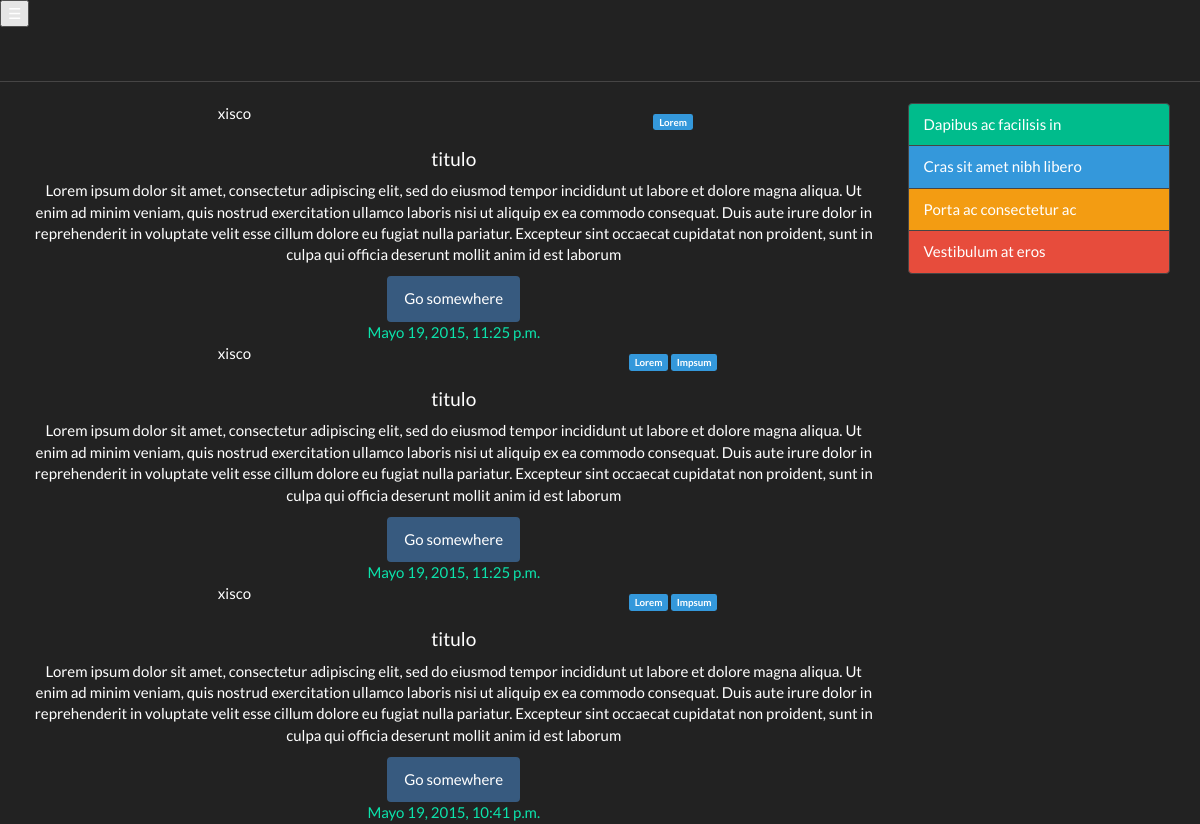
The app's page /, older data.
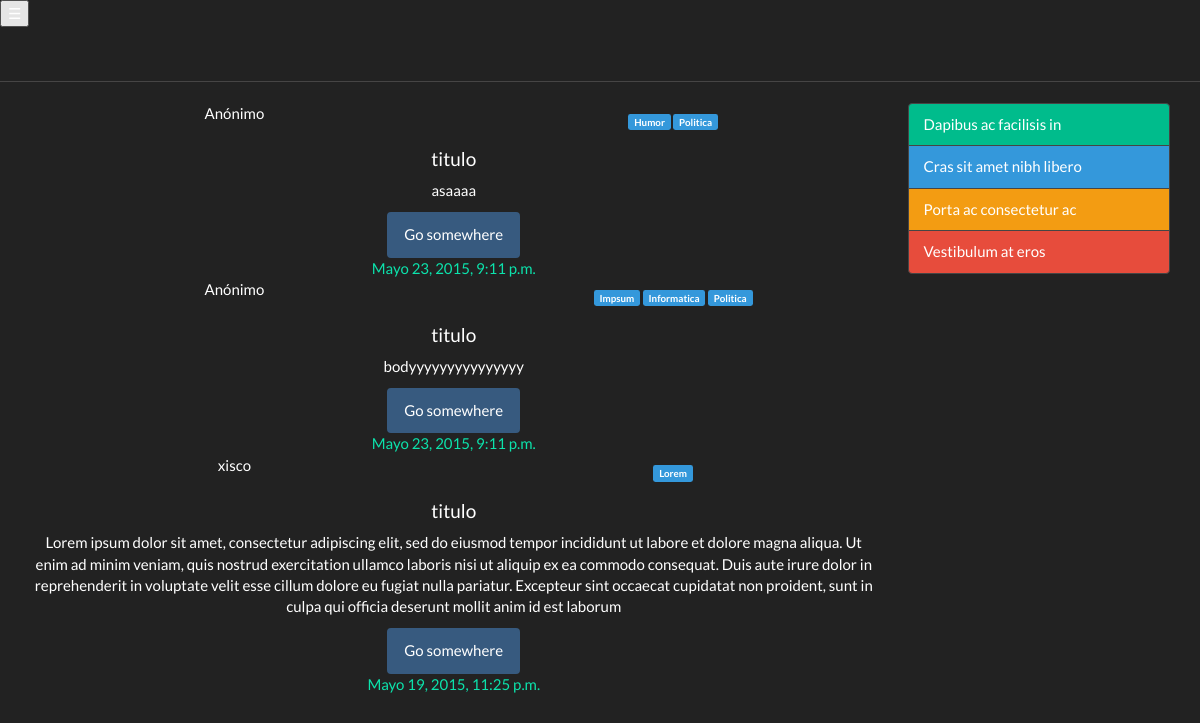
The same page, newer data.
### apps/publications/models.py (models this page shows, shortened)
class Publication(models.Model):
    STATUS = (
        (0, "Publicado"),
        (1, "Moderando"),
        (3, "Eliminado")
    )
    date_time = models.DateTimeField(auto_now=True)
    status = models.IntegerField(choices=STATUS)
    body = models.TextField()
    owner = models.ForeignKey(UserProfile, blank=True, null=True)
    session_id = models.CharField(max_length=32, blank=True)
    tags = models.ManyToManyField(Tag)
    likes = models.PositiveIntegerField(default=0)
    views = models.PositiveIntegerField(default=0)
    class Meta:
        ordering = ('date_time',)

class UserProfile(models.Model):
    GENDERS = (
        ("NE", "No Especificado"),
        ("M", "Masculino"),
        ("F", "Femenino"),
    )
    user = models.OneToOneField(User)
    nick = models.CharField(max_length=50, null=True, blank=True)
    genders = models.CharField(choices=GENDERS, default="NE", max_length=2)
    birthday = models.DateField('Fecha de nacimiento', null=True, blank=True)
    def __str__(self):
        return self.user.username

class Tag(models.Model):
    tag = models.CharField(max_length=30)
    slug = models.SlugField(max_length=50, blank=True, null=True)
    def __str__(self):
        return self.tag

### apps/publications/views.py (the view)
# urls.py: url(r'^$', PublicationList.as_view(), name='home'),
class PublicationList(ListView):
    model = Publication
    template_name = 'publications/home.html'
    context_object_name = 'publications'
    paginate_by = 3
    queryset = Publication.objects.filter(status=0).order_by(
        '-date_time')  # Filtramos las publicaciones en estado "publicado" -> 0
    def get_queryset(self):
        qs = super(PublicationList, self).get_queryset()
        category = self.kwargs.get('slug', '')
        if category:
            qs = qs.filter(tags__slug=category)
        return qs
    def get_context_data(self):
        ctx = super(PublicationList, self).get_context_data()
        ctx['tags'] = Tag.objects.all()
        return ctx

### apps/publications/context_processors.py (called while the page is built)
def categories_processor(request):
    ctx = dict()
    ctx["all_tags"] = Tag.objects.all()
    return ctx

### apps/publications/templatetags/publicationtags.py (called while the page is built)
@register.filter
def owner(value):
    return 'Anónimo' if value is None else value

### apps/publications/templates/publications/home.html
{% extends 'publications/base.html' %}
{% load publicationtags %}
{% block body %}
{% for publication in publications %}
<div class="card text-center">
    <div class="card-header">
        <div class="row">
            <div class="col-md-6">
                <p>{{publication.owner|owner}}</p>
            </div>
            <div class="col-md-6">
        <h6>{% for tag in publication.tags.all %}
        <span class="label label-pill label-info">{{ tag }}</span>
        {% endfor %}
            </h6>
            </div>
        </div>
    </div>
    <div class="card-block">
        <h4 class="card-title">titulo</h4>
        <p class="card-text">{{publication.body}}</p>
        <a href="#" class="btn btn-primary">Go somewhere</a>
    </div>
    <div class="card-footer text-muted">
        <a href="{% url 'pub_detail' publication.id %}"> {{publication.date_time}}</a>
    </div>
</div>
{% endfor %}
{% endblock %}

Row changes from the older to the newer data that the page shows:
no longer on this page (row unchanged): Publication: owner|owner "xisco", body "Lorem ipsum dolor sit amet, consectetur adipiscing elit, sed do eiusmod tempor incididunt ut labore et dolore magna aliqua. Ut enim ad minim veniam, quis nostrud exercitation ullamco laboris nisi ut aliquip ex ea commodo consequat. Duis aute irure dolor in reprehenderit in voluptate velit esse cillum dolore eu fugiat nulla pariatur. Excepteur sint occaecat cupidatat non proident, sunt in culpa qui officia deserunt mollit anim id est laborum", date_time "Mayo 19, 2015, 11:25 p.m.", Tag (tag "Lorem"), Tag (tag "Impsum")
no longer on this page (row unchanged): Publication: owner|owner "xisco", body "Lorem ipsum dolor sit amet, consectetur adipiscing elit, sed do eiusmod tempor incididunt ut labore et dolore magna aliqua. Ut enim ad minim veniam, quis nostrud exercitation ullamco laboris nisi ut aliquip ex ea commodo consequat. Duis aute irure dolor in reprehenderit in voluptate velit esse cillum dolore eu fugiat nulla pariatur. Excepteur sint occaecat cupidatat non proident, sunt in culpa qui officia deserunt mollit anim id est laborum", date_time "Mayo 19, 2015, 10:41 p.m.", Tag (tag "Lorem"), Tag (tag "Impsum")
added Publication: owner|owner "Anónimo", body "asaaaa", date_time "Mayo 23, 2015, 9:11 p.m."
added Tag: tag "Humor", shown under "Anónimo"
added Tag: tag "Politica"
added Publication: owner|owner "Anónimo", body "bodyyyyyyyyyyyyyyy", date_time "Mayo 23, 2015, 9:11 p.m.", Tag (tag "Impsum")
added Tag: tag "Informatica", shown under "Anónimo"
